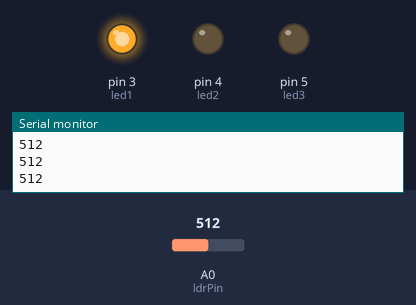
Recording of a sketch running on a simulated Arduino Uno, built with avr-gcc and run on an emulated ATmega328P. On the bench: output pins drawn as LEDs (lit = HIGH), the last lines printed to the serial monitor. The inputs (shaded band) are chosen by the test bench; at power-on: A0 (ldrPin) = 512.

Above: at 1.2 s.
1.3 s: A0 (ldrPin) set to 461
2.8 s: A0 (ldrPin) set to 441
At 3.6 s:
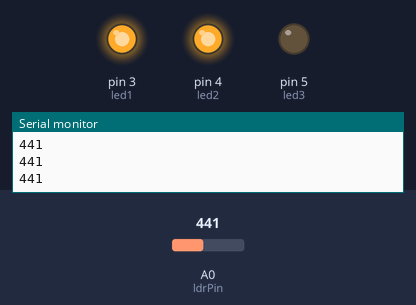
4.3 s: A0 (ldrPin) set to 710
At 4.9 s:
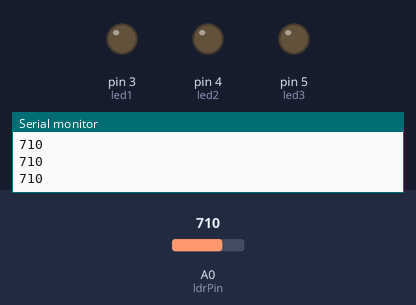
5.8 s: A0 (ldrPin) set to 691
At 6.2 s:
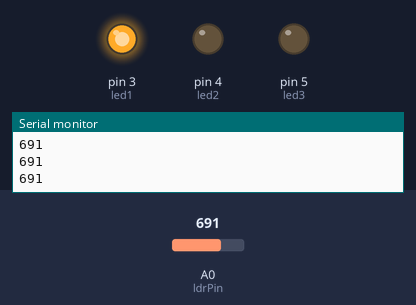
7.3 s: A0 (ldrPin) set to 90
At 8.5 s:
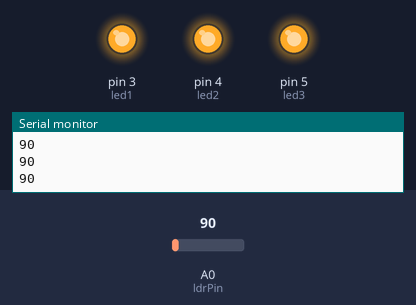
8.8 s: A0 (ldrPin) set to 106
At 10.0 s:
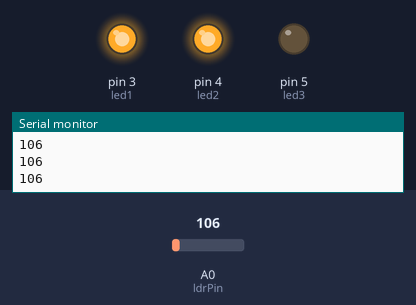
Timing chart, 0 to 11.3 s (numbered marks = the images above; inputs shaded):
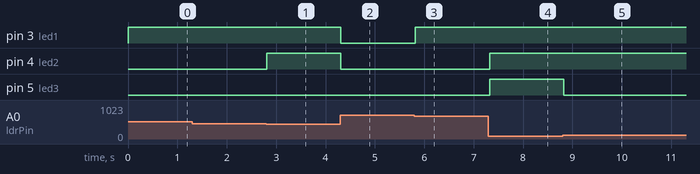

Measured:
- the behaviour switches between 450 and 449 on A0 (ldrPin) (found by bisection; images 0 and 1)
- the behaviour switches between 700 and 699 on A0 (ldrPin) (found by bisection; images 2 and 3)
- the behaviour switches between 99 and 100 on A0 (ldrPin) (found by bisection; images 4 and 5)
- after the input at 2.8 s, pin 4 (led2): LOW → HIGH at once
- after the input at 4.3 s, pin 3 (led1), pin 4 (led2): HIGH → LOW at once
- after the input at 5.8 s, pin 3 (led1): LOW → HIGH at once
- after the input at 7.3 s, pin 4 (led2), pin 5 (led3): LOW → HIGH at once
- after the input at 8.8 s, pin 5 (led3): HIGH → LOW at once

The sketch:

m2_atividade6_questaoC.ino
```cpp
int ldrPin = A0;
int led1 = 3;
int led2 = 4;
int led3 = 5;

void setup() {
  pinMode(led1, OUTPUT);
  pinMode(led2, OUTPUT);
  pinMode(led3, OUTPUT);
  Serial.begin(9600);
}

void loop() {
  int luz = analogRead(ldrPin);
  Serial.println(luz);

  if (luz >= 700) {
    digitalWrite(led1, LOW);
    digitalWrite(led2, LOW);
    digitalWrite(led3, LOW);
  }
  else if (luz >= 450 && luz < 700) {
    digitalWrite(led1, HIGH);
    digitalWrite(led2, LOW);
    digitalWrite(led3, LOW);
  }
  else if (luz >= 100 && luz < 450) {
    digitalWrite(led1, HIGH);
    digitalWrite(led2, HIGH);
    digitalWrite(led3, LOW);
  }
  else {
    digitalWrite(led1, HIGH);
    digitalWrite(led2, HIGH);
    digitalWrite(led3, HIGH);
  }

  delay(100);
}
```
